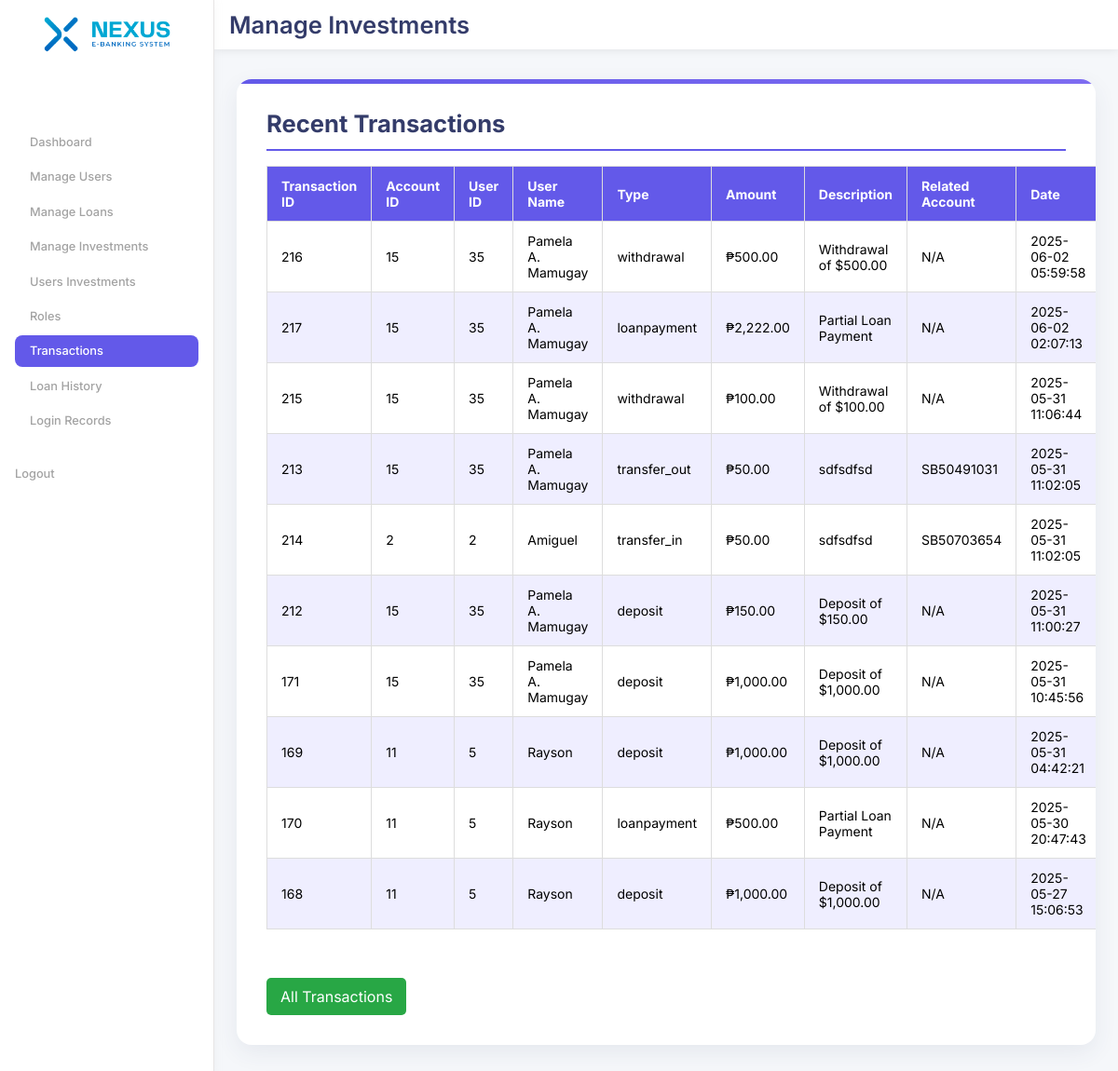
/admin/recent_transactions.php, run on the app's committed database.
### tables this page shows
CREATE TABLE IF NOT EXISTS `transactions` (
  `transaction_id` int NOT NULL AUTO_INCREMENT,
  `account_id` int NOT NULL,
  `type` enum('deposit','withdrawal','transfer_in','transfer_out','loanpayment') NOT NULL,
  `amount` decimal(15,2) NOT NULL,
  `description` varchar(255) DEFAULT NULL,
  `related_account_id` int DEFAULT NULL,
  `created_at` timestamp NULL DEFAULT CURRENT_TIMESTAMP,
  PRIMARY KEY (`transaction_id`),
  KEY `account_id` (`account_id`),
  KEY `related_account_id` (`related_account_id`)
);

CREATE TABLE IF NOT EXISTS `users` (
  `user_id` int NOT NULL AUTO_INCREMENT,
  `full_name` varchar(100) NOT NULL,
  `age` int NOT NULL,
  `birth_year` int NOT NULL,
  `email` varchar(100) NOT NULL,
  `address` text NOT NULL,
  `occupation` varchar(50) NOT NULL,
  `phone` varchar(20) NOT NULL,
  `password_hash` varchar(255) NOT NULL,
  `created_at` timestamp NULL DEFAULT CURRENT_TIMESTAMP,
  `is_admin` tinyint(1) DEFAULT '0',
  `status` enum('pending','approved','rejected') DEFAULT 'pending',
  `is_active` tinyint(1) NOT NULL DEFAULT '1',
  `reset_token` varchar(255) DEFAULT NULL,
  `reset_expires_at` datetime DEFAULT NULL,
  `profile_picture` varchar(255) DEFAULT NULL,
  `login_attempts` int NOT NULL DEFAULT '0',
  `blocked_until` datetime DEFAULT NULL,
  PRIMARY KEY (`user_id`),
  UNIQUE KEY `email` (`email`)
);

CREATE TABLE IF NOT EXISTS `accounts` (
  `account_id` int NOT NULL AUTO_INCREMENT,
  `user_id` int NOT NULL,
  `account_number` varchar(20) NOT NULL,
  `balance` decimal(15,2) DEFAULT '0.00',
  `created_at` timestamp NULL DEFAULT CURRENT_TIMESTAMP,
  PRIMARY KEY (`account_id`),
  UNIQUE KEY `account_number` (`account_number`),
  KEY `user_id` (`user_id`)
);

### admin/recent_transactions.php (the view, shortened to what this page needs)
<?php
require_once '../includes/db.php';
try {
    $sql = "
        SELECT
            t.transaction_id,
            t.account_id,
            t.type,
            t.amount,
            t.description,
            t.related_account_id,
            t.created_at,
            u.user_id,
            u.full_name,
            ra.account_number AS related_account_number
        FROM transactions t
        JOIN accounts a ON t.account_id = a.account_id
        JOIN users u ON a.user_id = u.user_id
        LEFT JOIN accounts ra ON t.related_account_id = ra.account_id
        ORDER BY t.created_at DESC
        LIMIT 10
    ";
    $stmt = $pdo->query($sql);
    $transactions = $stmt->fetchAll();
} catch (PDOException $e) {
    error_log("Error fetching transactions: " . $e->getMessage());
    die("Error fetching transactions. Please try again later.");
}
?>
<!DOCTYPE html>
<html lang="en">
<head>
    <link rel="stylesheet" href="../assets/css/admin-main.css">
    <link rel="stylesheet" href="../assets/css/admin-recent-transactions.css">
</head>
<body>
 <div class="wrapper">
            <aside class="sidebar">
                            <div class="Logos-cont">
                                <img src="../assets/images/Logo-color.png" alt="SecureBank Logo" class="logo-container">
                            </div>
                            <nav class="dashboard-nav">
                                <a href="dashboard.php" class="active btn ">Dashboard</a>
                                <a href="manage-users.php" class="btn ">Manage Users</a>
                                <a href="manage-loans.php" class="btn">Manage Loans</a>
                                <a href="manage-investments.php" class="btn">Manage Investments</a>
                                <a href="track-investments.php" class="btn">Users Investments</a>
                                <a href="role.php" class="btn">Roles</a>
                                <a href="recent_transactions.php" class="btn dash-text">Transactions</a>
                                <a href="loan-history.php" class="btn">Loan History</a>
                                <a href="login-records.php" class="btn">Login Records</a>
                            </nav>
                             <div class="logout-cont">
                                <a href="../logout.php" class="logout">Logout</a>
                            </div>
                </aside>
 <main class="container">
        <header>
            <h1>Manage Investments</h1>
        </header>
        <div class="content">
            <div>
        <h1>Recent Transactions</h1>
        <table>
            <thead>
                <tr style="background-color: #f4f4f4;">
                    <th>Transaction ID</th>
                    <th>Account ID</th>
                    <th>User ID</th>
                    <th>User Name</th>
                    <th>Type</th>
                    <th>Amount</th>
                    <th>Description</th>
                    <th>Related Account</th>
                    <th>Date</th>
                </tr>
            </thead>
            <tbody>
                <?php if (!empty($transactions)): ?>
                    <?php foreach ($transactions as $transaction): ?>
                        <tr>
                            <td data-label="Transaction ID"><?php echo $transaction['transaction_id']; ?></td>
                            <td data-label="Account ID"><?php echo $transaction['account_id']; ?></td>
                            <td data-label="User ID"><?php echo $transaction['user_id']; ?></td>
                            <td data-label="User Name"><?php echo htmlspecialchars($transaction['full_name']); ?></td>
                            <td data-label="Type"><?php echo htmlspecialchars($transaction['type']); ?></td>
                            <td data-label="Amount"><?php echo "₱" . number_format($transaction['amount'], 2); ?></td>
                            <td data-label="Description"><?php echo !empty($transaction['description']) ? htmlspecialchars($transaction['description']) : 'N/A'; ?></td>
                            <td data-label="Related Account"><?php echo !empty($transaction['related_account_number']) ? htmlspecialchars($transaction['related_account_number']) : 'N/A'; ?></td>
                            <td data-label="Date">
                                <?php
                                    echo !empty($transaction['created_at']) && strtotime($transaction['created_at'])
                                        ? date("Y-m-d H:i:s", strtotime($transaction['created_at']))
                                        : 'N/A';
                                ?>
                            </td>
                        </tr>
                    <?php endforeach; ?>
                <?php else: ?>
                    <tr>
                        <td colspan="9">No recent transactions found.</td>
                    </tr>
                <?php endif; ?>
            </tbody>
        </table>
        <a href="all-transactions.php" style="display: inline-block; margin-top: 20px; padding: 10px 15px; background-color: #28a745; color: white; text-decoration: none; border-radius: 5px;">All Transactions</a>
    </div>
        </div>
</main>
</div>
</body>
</html>

### assets/css/admin-main.css (style rules this page uses)
:root { --main-color: #ffffff; --bg-color: #f5f7fa; --bg-sidecolor-2: #6359e9; --font-color: #343c6a; --thin-font-color: #718ebf; --inactive-font-color: #a3a3a3; --hover-effects: #efeeff; --big-font-size: clamp(4rem, 6vw, 6.6rem); --semi-big-font-size: clamp(1.5rem, 3vw, 1.6rem); --paragraph-font-size: clamp(0.7rem, 1.5vw, 0.8rem); }
.content { display: flex; flex-direction: column; background: var(--main-color); padding: 2rem; border-radius: 16px; box-shadow: 0 8px 24px rgba(52, 60, 106, 0.08); margin: 2rem 1.5rem 2rem 1.5rem; transition: transform 0.3s ease, box-shadow 0.3s ease; position: relative; overflow: hidden; }
.content::before { content: ""; position: absolute; top: 0; left: 0; width: 100%; height: 5px; background: linear-gradient(90deg, var(--bg-sidecolor-2), #7e6cf1); }
* { margin: 0; padding: 0; box-sizing: border-box; font-family: "Poppins", sans-serif; text-decoration: none; font-family: "inter", sans-serif; }
* { margin: 0; padding: 0; box-sizing: border-box; font-family: "Inter", sans-serif; }
body, html { height: 100%; }
.wrapper { display: flex; height: 100vh; background-color: var(--bg-color); }
.logout-cont { display: flex; flex-direction: column; gap: 1rem; margin-top: 2rem; font-size: var(--paragraph-font-size); color: var(--inactive-font-color); font-weight: 500; cursor: pointer; }
.logout { color: var(--inactive-font-color); text-decoration: none; font-weight: 500; transition: color 0.3s ease; display: flex; align-items: center; gap: 0.6rem; }
.btn { display: flex; align-items: center; gap: 0.6rem; padding: 0rem 1rem; background-color: transparent; color: var(--inactive-font-color); border-radius: 8px; font-weight: 500; height: 34.2px; }
.container { flex: 1; background-color: var(--bg-color); overflow: auto; z-index: 999; }

### assets/css/admin-recent-transactions.css (style rules this page uses)
:root { --main-color: #FFFFFF; --bg-color: #F5F7FA; --bg-sidecolor-2: #6359e9; --font-color: #343C6A; --thin-font-color: #718EBF; --inactive-font-color: #a3a3a3; --hover-effects: #efeeff; --big-font-size: clamp(4rem, 6vw, 6.6rem); --semi-big-font-size: clamp(1.5rem, 3vw, 1.6rem); --paragraph-font-size: clamp(0.7rem, 1.5vw, 0.8rem); --spacing-small: 0.75rem; --spacing-medium: 1rem; --spacing-large: 2rem; --radius-base: 8px; --radius-lg: 16px; --shadow-base: 0 4px 12px rgba(99, 89, 233, 0.2); --shadow-lg: 0 8px 24px rgba(52, 60, 106, 0.08); }
.content h1 { margin-bottom: var(--spacing-medium); color: var(--font-color); border-bottom: 2px solid var(--bg-sidecolor-2); padding-bottom: var(--spacing-small); font-size: var(--semi-big-font-size); }
.content table { width: 100%; border-collapse: collapse; font-size: 14px; margin-bottom: var(--spacing-large); }
.content table thead { background-color: var(--bg-sidecolor-2); color: var(--main-color); }
.content table th, .content table td { padding: 12px 15px; border: 1px solid #ddd; text-align: left; }
.content table tbody tr:nth-child(even) { background-color: var(--hover-effects); }
.content a { display: inline-block; margin-top: var(--spacing-medium); padding: 10px 15px; background-color: #28a745; color: var(--main-color); text-decoration: none; border-radius: var(--radius-base); transition: background-color 0.3s ease; }
th { background-color: var(--bg-sidecolor-2) ; }
.content table { border-radius: var(--radius-lg); }

### data on the page
transactions: transaction_id "216", account "15", users.user_id "35", users.full_name "Pamela A. Mamugay", type "withdrawal", amount "500.00", description "Withdrawal of $500.00", shows "N/A", created_at "2025-06-02 05:59:58"
transactions: transaction_id "217", account "15", users.user_id "35", users.full_name "Pamela A. Mamugay", type "loanpayment", amount "2,222.00", description "Partial Loan Payment", shows "N/A", created_at "2025-06-02 02:07:13"
transactions: transaction_id "215", account "15", users.user_id "35", users.full_name "Pamela A. Mamugay", type "withdrawal", amount "100.00", description "Withdrawal of $100.00", shows "N/A", created_at "2025-05-31 11:06:44"
transactions: transaction_id "213", account "15", users.user_id "35", users.full_name "Pamela A. Mamugay", type "transfer_out", amount "50.00", description "sdfsdfsd", related_account.account_number "SB50491031", created_at "2025-05-31 11:02:05"
transactions: transaction_id "214", account "2", users.user_id "2", users.full_name "Amiguel", type "transfer_in", amount "50.00", description "sdfsdfsd", related_account.account_number "SB50703654", created_at "2025-05-31 11:02:05"
transactions: transaction_id "212", account "15", users.user_id "35", users.full_name "Pamela A. Mamugay", type "deposit", amount "150.00", description "Deposit of $150.00", shows "N/A", created_at "2025-05-31 11:00:27"
transactions: transaction_id "171", account "15", users.user_id "35", users.full_name "Pamela A. Mamugay", type "deposit", amount "1,000.00", description "Deposit of $1,000.00", shows "N/A", created_at "2025-05-31 10:45:56"
transactions: transaction_id "169", account "11", users.user_id "5", users.full_name "Rayson", type "deposit", amount "1,000.00", description "Deposit of $1,000.00", shows "N/A", created_at "2025-05-31 04:42:21"
transactions: transaction_id "170", account "11", users.user_id "5", users.full_name "Rayson", type "loanpayment", amount "500.00", description "Partial Loan Payment", shows "N/A", created_at "2025-05-30 20:47:43"
transactions: transaction_id "168", account "11", users.user_id "5", users.full_name "Rayson", type "deposit", amount "1,000.00", description "Deposit of $1,000.00", shows "N/A", created_at "2025-05-27 15:06:53"
